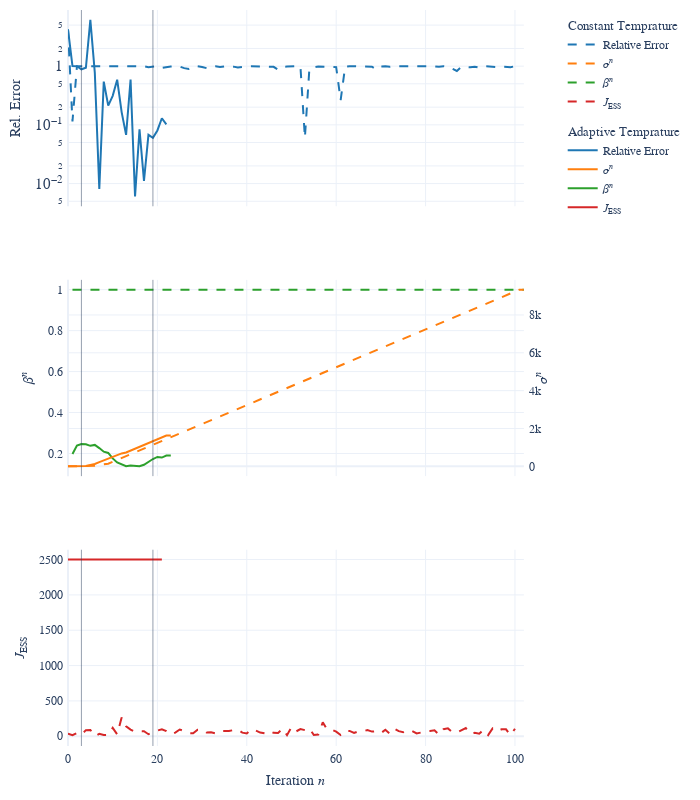

Notebook code cell kept with this figure:
### Markdown cell above
## Plot error and parameters during iterations

### Code cell
# solvers
N = 5000
d=50
seed=1
cvar_tgt=5
cbree_const = ree.CBREE(beta_adaptivity=1.0,
                      save_history=True,
                      stepsize_tolerance=1,
                      seed=seed,
                      return_other = True,
                      divergence_check=False,
                      cvar_tgt=cvar_tgt,
                      return_caches = True,
                      name = "Constant Temprature",
                      )
cbree = ree.CBREE(save_history=True,
                seed=seed,
                stepsize_tolerance=1,
                return_other=True,
                divergence_check=False,
                return_caches = True,
                name = "Adaptive Temprature",
                cvar_tgt=cvar_tgt)
solver_list = [cbree_const, cbree]

# prepare figure
solver_dash = dict(zip([str(s) for s in solver_list], ["dash", "solid"]))
solver_marker = dict(zip([str(s) for s in solver_list], [1,3]))
fig = make_subplots(rows=3,
                    cols=1,
                    shared_xaxes=True,
                    specs=[[{"secondary_y": False}],
                           [{"secondary_y": True}],
                           [{"secondary_y": False}]])
fig_name = "constant_beta_iterations"

# populate figure
solution_list = []
for solver in solver_list:
    # solve
    prob = ree.make_linear_problem(d)
    prob.set_sample(N, seed = seed)
    sol = solver.solve(prob)
    sol.other["beta"][0] = np.nan 
    solution_list.append(sol)
    # plot error
    fig.add_trace(
        go.Scatter(
            y=sol.get_rel_err(prob),
            name = f"Relative Error",
            line_dash=solver_dash[str(solver)],
            marker_color=CMAP[0],
            marker_symbol=solver_marker[str(solver)],
            legendgroup=str(solver), 
            legendgrouptitle_text=str(solver)
        ),
        row=1,
        col=1)
    # plot parameter
    params = {
        "sigma": STR_SIGMA_N,
        "beta" : STR_BETA_N,
    }
    for i,(param,name) in enumerate(params.items()):
        fig.add_trace(
        go.Scatter(
            y=sol.other[param],
            name = name,
            line_dash=solver_dash[str(solver)],
            marker_color=CMAP[i+1],
            marker_symbol=solver_marker[str(solver)],
            legendgroup=str(solver), 
        ),
        row=2,
        col=1,
        secondary_y = param=="sigma")
    # plot effective sample size
    fig.add_trace(
        go.Scatter(
            y=sol.other["ess"],
            name = STR_J_ESS,
            line_dash=solver_dash[str(solver)],
            marker_color=CMAP[3],
            marker_symbol=solver_marker[str(solver)],
            legendgroup=str(solver), 
        ),
        row=3,
        col=1)
# Add vertical lines
iters = [3,19]
for i in iters:
    fig.add_vline(i,line_width=0.5)
    
# style and save fig
fig.update_yaxes(title_text="Rel. Error", type="log", row=1, col=1)
fig.update_yaxes(title_text=STR_J_ESS, row=3, col=1)
fig.update_yaxes(title_text=STR_SIGMA_N, title_standoff=0, row=2, col=1, secondary_y=True)
fig.update_yaxes(title_text=STR_BETA_N, row=2, col=1, secondary_y=False)
fig.update_xaxes(title_text="Iteration <i>n<i>", row=3, col=1)
fig.update_layout(**MY_LAYOUT)
fig.update_layout(height=800)
fig.write_image(fig_name + ".png",scale=7)
fig.show()
# Make and save caption
fig_description = f"Solving the {prob.name} with the CBREE method using  \
$J = {N}$ particles, \
stopping criterion $\\Delta_{{\\text{{Target}}}} = {cvar_tgt}$, \
stepsize tolerance $\\epsilon_{{\\text{{Target}}}} = {cbree.stepsize_tolerance}$, \
controlling the increase of $\\sigma$ with $\\text{{Lip}}(\\sigma) = {cbree.lip_sigma}$ \
and approximating the indicator function with {INDICATOR_APPROX_LATEX_NAME[cbree.tgt_fun]}. \
No divergence check has been performed and the solver was able to run for at most {cbree.num_steps} iterations. \
The vertical lines mark iterations whose weights we investigate."
with open("desc_constant_beta.tex", "w") as file:
    file.write(fig_description)
display(Markdown(fig_description))

### Figure 1 — Plotly figure (JSON) as saved in the notebook; plotly's stock layout.template omitted (floating-point values rounded to 4 significant figures)
{"data": [{"legendgroup": "Constant Temprature", "legendgrouptitle": {"text": "Constant Temprature"}, "line": {"dash": "dash"}, "marker": {"color": "#1F77B4", "symbol": 1}, "name": "Relative Error", "type": "scatter", "xaxis": "x", "y": [4.216, 0.1141, 1.0, 1.0, 1.0, 1.0, 0.9999, 1.0, 1.0, 1.0, 1.0, 1.0, 1.0, 0.9758, 0.9789, 0.9841, 0.9851, 0.9933, 0.9568, 0.9887, 0.9955, 0.9325, 0.9626, 0.9836, 0.9916, 0.9846, 0.9245, 0.8963, 0.9819, 0.9922, 0.9693, 0.9253, 0.9896, 0.9942, 0.9637, 0.9906, 0.9847, 0.9804, 0.947, 0.9738, 0.9893, 0.9946, 0.9889, 0.9839, 0.9831, 0.9923, 0.9727, 0.8681, 0.9683, 0.9814, 0.9954, 0.9949, 0.9908, 0.06033, 0.8888, 0.9592, 0.9894, 0.9839, 0.9915, 0.9765, 0.962, 0.2628, 0.9781, 0.9961, 0.9915, 0.9689, 0.9613, 0.9737, 0.9771, 0.8749, 0.9866, 0.9935, 0.9733, 0.9947, 0.9963, 0.9898, 0.9907, 0.9822, 0.9877, 0.9881, 0.9956, 0.9891, 0.9928, 0.9766, 0.9968, 0.9782, 0.9043, 0.8281, 0.9725, 0.957, 0.9537, 0.9762, 0.9428, 0.9984, 0.9842, 0.9944, 0.9653, 0.9833, 0.9688, 0.9579, 0.998, 0.9812], "yaxis": "y"}, {"legendgroup": "Constant Temprature", "line": {"dash": "dash"}, "marker": {"color": "#FF7F0E", "symbol": 1}, "name": "<i>σ<sup>n</i></sup>", "type": "scatter", "xaxis": "x2", "y": [0, 0.6108, 1.215, 3.86, 6.505, 17.4, 28.29, 75.65, 92.2, 136.9, 236.9, 336.9, 436.9, 536.9, 636.9, 736.9, 836.9, 936.9, 1037.0, 1137.0, 1237.0, 1337.0, 1437.0, 1537.0, 1637.0, 1737.0, 1837.0, 1937.0, 2037.0, 2137.0, 2237.0, 2337.0, 2437.0, 2537.0, 2637.0, 2737.0, 2837.0, 2937.0, 3037.0, 3137.0, 3237.0, 3337.0, 3437.0, 3537.0, 3637.0, 3737.0, 3837.0, 3937.0, 4037.0, 4137.0, 4237.0, 4337.0, 4437.0, 4537.0, 4637.0, 4737.0, 4837.0, 4937.0, 5037.0, 5137.0, 5237.0, 5337.0, 5437.0, 5537.0, 5637.0, 5737.0, 5837.0, 5937.0, 6037.0, 6137.0, 6237.0, 6337.0, 6437.0, 6537.0, 6637.0, 6737.0, 6837.0, 6937.0, 7037.0, 7137.0, 7237.0, 7337.0, 7437.0, 7537.0, 7637.0, 7737.0, 7837.0, 7937.0, 8037.0, 8137.0, 8237.0, 8337.0, 8437.0, 8537.0, 8637.0, 8737.0, 8837.0, 8937.0, 9037.0, 9137.0, 9237.0, 9337.0, 9337.0], "yaxis": "y3"}, {"legendgroup": "Constant Temprature", "line": {"dash": "dash"}, "marker": {"color": "#2CA02C", "symbol": 1}, "name": "<i>β<sup>n</i></sup>", "type": "scatter", "xaxis": "x2", "y": [null, 1, 1, 1, 1, 1, 1, 1, 1, 1, 1, 1, 1, 1, 1, 1, 1, 1, 1, 1, 1, 1, 1, 1, 1, 1, 1, 1, 1, 1, 1, 1, 1, 1, 1, 1, 1, 1, 1, 1, 1, 1, 1, 1, 1, 1, 1, 1, 1, 1, 1, 1, 1, 1, 1, 1, 1, 1, 1, 1, 1, 1, 1, 1, 1, 1, 1, 1, 1, 1, 1, 1, 1, 1, 1, 1, 1, 1, 1, 1, 1, 1, 1, 1, 1, 1, 1, 1, 1, 1, 1, 1, 1, 1, 1, 1, 1, 1, 1, 1, 1, 1, 1], "yaxis": "y2"}, {"legendgroup": "Constant Temprature", "line": {"dash": "dash"}, "marker": {"color": "#D62728", "symbol": 1}, "name": "<i>J</i><sub>ESS</sub>", "type": "scatter", "xaxis": "x3", "y": [38.11, 15.03, 47.5, 23.36, 86.58, 89.32, 1.229, 35.14, 19.03, 20.44, 118.5, 27.31, 265.1, 139.4, 93.71, 60.54, 74.33, 71.18, 29.12, 62.05, 81.22, 98.52, 72.5, 24.21, 51.38, 95.84, 74.17, 44.01, 42.77, 93.6, 97.89, 53.05, 55.52, 39.48, 74.6, 73.78, 74.04, 87.29, 96.22, 51.17, 39.45, 100.8, 82.54, 52.98, 41.05, 77.48, 49.1, 45.5, 108.6, 15.69, 129.2, 67.21, 101.4, 86.97, 112.0, 17.44, 25.03, 196.2, 94.9, 94.76, 65.81, 18.83, 76.72, 76.07, 46.17, 70.86, 69.76, 87.67, 66.12, 72.17, 43.32, 91.39, 36.8, 108.6, 72.7, 58.24, 89.48, 75.15, 40.18, 52.72, 71.26, 73.28, 83.9, 21.68, 99.35, 111.6, 58.6, 51.82, 89.8, 116.1, 33.86, 48.57, 37.13, 90.92, 16.61, 112.3, 69.85, 98.47, 98.05, 15.71, 106.5, null], "yaxis": "y4"}, {"legendgroup": "Adaptive Temprature", "legendgrouptitle": {"text": "Adaptive Temprature"}, "line": {"dash": "solid"}, "marker": {"color": "#1F77B4", "symbol": 3}, "name": "Relative Error", "type": "scatter", "xaxis": "x", "y": [4.216, 1, 0.9987, 0.8842, 0.9379, 6.147, 0.7658, 0.008107, 0.5439, 0.2123, 0.3116, 0.5883, 0.165, 0.06748, 0.5924, 0.006035, 0.08359, 0.01109, 0.06756, 0.06027, 0.08028, 0.1297, 0.1017], "yaxis": "y"}, {"legendgroup": "Adaptive Temprature", "line": {"dash": "solid"}, "marker": {"color": "#FF7F0E", "symbol": 3}, "name": "<i>σ<sup>n</i></sup>", "type": "scatter", "xaxis": "x2", "y": [0, 0.6108, 1.216, 7.352, 13.49, 68.46, 123.4, 223.2, 322.6, 421.4, 518.0, 606.8, 680.8, 730.2, 830.2, 930.2, 1030.0, 1130.0, 1230.0, 1330.0, 1430.0, 1530.0, 1630.0, 1630.0], "yaxis": "y3"}, {"legendgroup": "Adaptive Temprature", "line": {"dash": "solid"}, "marker": {"color": "#2CA02C", "symbol": 3}, "name": "<i>β<sup>n</i></sup>", "type": "scatter", "xaxis": "x2", "y": [null, 0.1974, 0.2386, 0.2463, 0.2454, 0.2374, 0.2419, 0.2263, 0.2086, 0.2026, 0.1761, 0.1565, 0.1473, 0.1376, 0.1416, 0.1389, 0.1373, 0.145, 0.1596, 0.1729, 0.1831, 0.18, 0.1897, 0.1897], "yaxis": "y2"}, {"legendgroup": "Adaptive Temprature", "line": {"dash": "solid"}, "marker": {"color": "#D62728", "symbol": 3}, "name": "<i>J</i><sub>ESS</sub>", "type": "scatter", "xaxis": "x3", "y": [2500, 2500.0, 2500.0, 2500.0, 2500.0, 2500, 2500.0, 2500.0, 2500.0, 2500.0, 2500.0, 2500.0, 2500, 2500.0, 2500.0, 2500, 2500.0, 2500.0, 2500.0, 2500.0, 2500.0, 2500.0, null], "yaxis": "y4"}], "layout": {"autosize": false, "font": {"family": "Serif"}, "height": 800, "margin": {"b": 50, "l": 50, "pad": 4, "r": 50, "t": 10}, "shapes": [{"line": {"width": 0.5}, "type": "line", "x0": 3, "x1": 3, "xref": "x", "y0": 0, "y1": 1, "yref": "y domain"}, {"line": {"width": 0.5}, "type": "line", "x0": 3, "x1": 3, "xref": "x2", "y0": 0, "y1": 1, "yref": "y2 domain"}, {"line": {"width": 0.5}, "type": "line", "x0": 3, "x1": 3, "xref": "x3", "y0": 0, "y1": 1, "yref": "y4 domain"}, {"line": {"width": 0.5}, "type": "line", "x0": 19, "x1": 19, "xref": "x", "y0": 0, "y1": 1, "yref": "y domain"}, {"line": {"width": 0.5}, "type": "line", "x0": 19, "x1": 19, "xref": "x2", "y0": 0, "y1": 1, "yref": "y2 domain"}, {"line": {"width": 0.5}, "type": "line", "x0": 19, "x1": 19, "xref": "x3", "y0": 0, "y1": 1, "yref": "y4 domain"}], "width": 700, "xaxis": {"anchor": "y", "domain": [0, 0.94], "exponentformat": "power", "matches": "x3", "showticklabels": false}, "xaxis2": {"anchor": "y2", "domain": [0, 0.94], "matches": "x3", "showticklabels": false}, "xaxis3": {"anchor": "y4", "domain": [0, 0.94], "title": {"text": "Iteration <i>n<i>"}}, "yaxis": {"anchor": "x", "domain": [0.7333, 1], "exponentformat": "power", "title": {"text": "Rel. Error"}, "type": "log"}, "yaxis2": {"anchor": "x2", "domain": [0.3667, 0.6333], "title": {"text": "<i>β<sup>n</i></sup>"}}, "yaxis3": {"anchor": "x2", "overlaying": "y2", "side": "right", "title": {"standoff": 0, "text": "<i>σ<sup>n</i></sup>"}}, "yaxis4": {"anchor": "x3", "domain": [0, 0.2667], "title": {"text": "<i>J</i><sub>ESS</sub>"}}}}
